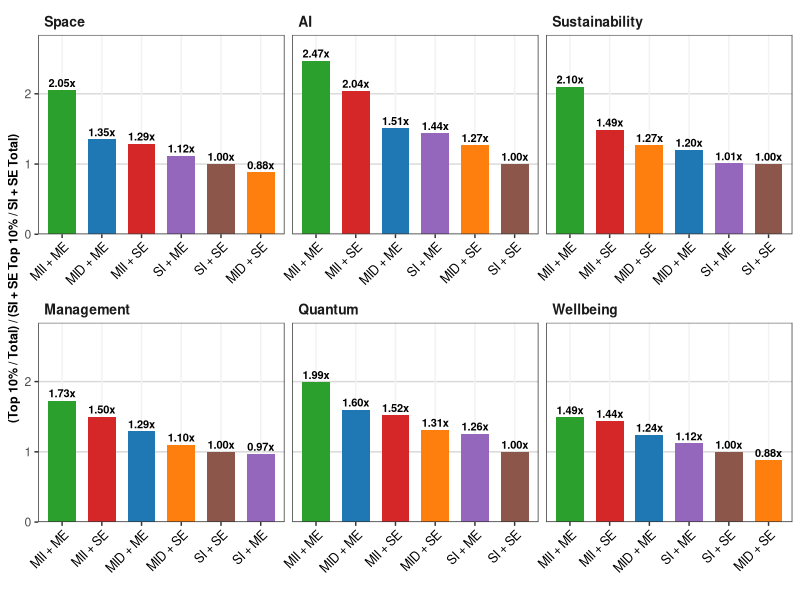

Here is the R script that generated this plot:
library(ggplot2)
library(dplyr)

# 1. Exact Data Entry
# Values extracted directly from the labels in the high-res image
data <- bind_rows(
  # Space Group
  data.frame(Group = "Space", Category = "MII + ME",   Value = 2.05),
  data.frame(Group = "Space", Category = "MID + ME",    Value = 1.35),
  data.frame(Group = "Space", Category = "MII + SE",   Value = 1.29),
  data.frame(Group = "Space", Category = "SI + ME", Value = 1.12),
  data.frame(Group = "Space", Category = "SI + SE",  Value = 1.00),
  data.frame(Group = "Space", Category = "MID + SE",  Value = 0.88),
  
  # AI Group
  data.frame(Group = "AI", Category = "MII + ME",   Value = 2.47),
  data.frame(Group = "AI", Category = "MII + SE",   Value = 2.04),
  data.frame(Group = "AI", Category = "MID + ME",    Value = 1.51),
  data.frame(Group = "AI", Category = "SI + ME", Value = 1.44),
  data.frame(Group = "AI", Category = "MID + SE",  Value = 1.27),
  data.frame(Group = "AI", Category = "SI + SE",  Value = 1.00),
  
  # Sustainability Group
  data.frame(Group = "Sustainability", Category = "MII + ME",   Value = 2.10),
  data.frame(Group = "Sustainability", Category = "MII + SE",   Value = 1.49),
  data.frame(Group = "Sustainability", Category = "MID + SE",  Value = 1.27),
  data.frame(Group = "Sustainability", Category = "MID + ME",    Value = 1.20),
  data.frame(Group = "Sustainability", Category = "SI + ME", Value = 1.01),
  data.frame(Group = "Sustainability", Category = "SI + SE",  Value = 1.00),
  
  # Management Group
  data.frame(Group = "Management", Category = "MII + ME",   Value = 1.73),
  data.frame(Group = "Management", Category = "MII + SE",   Value = 1.50),
  data.frame(Group = "Management", Category = "MID + ME",    Value = 1.29),
  data.frame(Group = "Management", Category = "MID + SE",  Value = 1.10),
  data.frame(Group = "Management", Category = "SI + SE",  Value = 1.00),
  data.frame(Group = "Management", Category = "SI + ME", Value = 0.97),
  
  # Quantum Group
  data.frame(Group = "Quantum", Category = "MII + ME",   Value = 1.99),
  data.frame(Group = "Quantum", Category = "MID + ME",    Value = 1.60),
  data.frame(Group = "Quantum", Category = "MII + SE",   Value = 1.52),
  data.frame(Group = "Quantum", Category = "MID + SE",  Value = 1.31),
  data.frame(Group = "Quantum", Category = "SI + ME", Value = 1.26),
  data.frame(Group = "Quantum", Category = "SI + SE",  Value = 1.00),
  
  # Wellbeing Group
  data.frame(Group = "Wellbeing", Category = "MII + ME",   Value = 1.49),
  data.frame(Group = "Wellbeing", Category = "MII + SE",   Value = 1.44),
  data.frame(Group = "Wellbeing", Category = "MID + ME",    Value = 1.24),
  data.frame(Group = "Wellbeing", Category = "SI + ME", Value = 1.12),
  data.frame(Group = "Wellbeing", Category = "SI + SE",  Value = 1.00),
  data.frame(Group = "Wellbeing", Category = "MID + SE",  Value = 0.88)
)

# 2. Logic to Sort Bars Independently Per Panel
# We set the Group order first so the panels appear in the correct grid positions
data$Group <- factor(data$Group, levels = c("Space", "AI", "Sustainability", 
                                            "Management", "Quantum", "Wellbeing"))

# We create a combined column (Group + Category). 
# We then order this column based on the Value (descending).
# This "tricks" ggplot into sorting every panel individually.
data <- data %>%
  arrange(Group, desc(Value)) %>%
  mutate(Unique_Bar_ID = factor(paste(Group, Category, sep="_"), 
                                levels = paste(Group, Category, sep="_")))

# 3. Define Exact Colors
custom_colors <- c(
  "MII + ME"   = "#2ca02c",  # Green
  "MII + SE"   = "#d62728",  # Red
  "MID + ME"    = "#1f77b4",  # Blue
  "MID + SE"  = "#ff7f0e",  # Orange
  "SI + ME" = "#9467bd",  # Purple
  "SI + SE"  = "#8c564b"   # Brown
)

# 4. Create the Plot
p <- ggplot(data, aes(x = Unique_Bar_ID, y = Value, fill = Category)) +
  geom_bar(stat = "identity", width = 0.7) +
  
  # Labels on top of bars
  geom_text(aes(label = paste0(format(Value, nsmall=2), "x")), 
            vjust = -0.4, 
            size = 2.8, 
            fontface = "bold") +
  
  # Create the 2x3 Grid
  facet_wrap(~ Group, scales = "free_x", ncol = 3) +
  
  # Apply Colors
  scale_fill_manual(values = custom_colors) +
  
  # Fix X-axis labels (Remove the hidden 'Group_' prefix we added for sorting)
  scale_x_discrete(labels = function(x) sub(".*_", "", x)) +
  
  # Labels and Theme
  labs(y = "(Top 10% / Total) / (SI + SE Top 10% / SI + SE Total)", x = "") +
  theme_bw() +
  theme(
    # Panel titles (Strip)
    strip.background = element_rect(fill = "white", color = NA),
    strip.text = element_text(face = "bold", size = 10, hjust = 0),
    
    # Grid lines (Horizontal mainly, lighter vertical)
    panel.grid.major.x = element_line(color = "gray95"),
    panel.grid.major.y = element_line(color = "gray85"),
    panel.grid.minor = element_blank(),
    
    # Axis Text
    axis.text.x = element_text(angle = 45, hjust = 1, size = 9, color = "black"),
    axis.title = element_text(size = 9, face = "bold"),
    
    # Legend
    legend.position = "none" # Hidden as requested by visual match
  ) +
  
  # Expand Y axis slightly to fit the labels on top
  scale_y_continuous(expand = expansion(mult = c(0, 0.15)))

# Display
print(p)